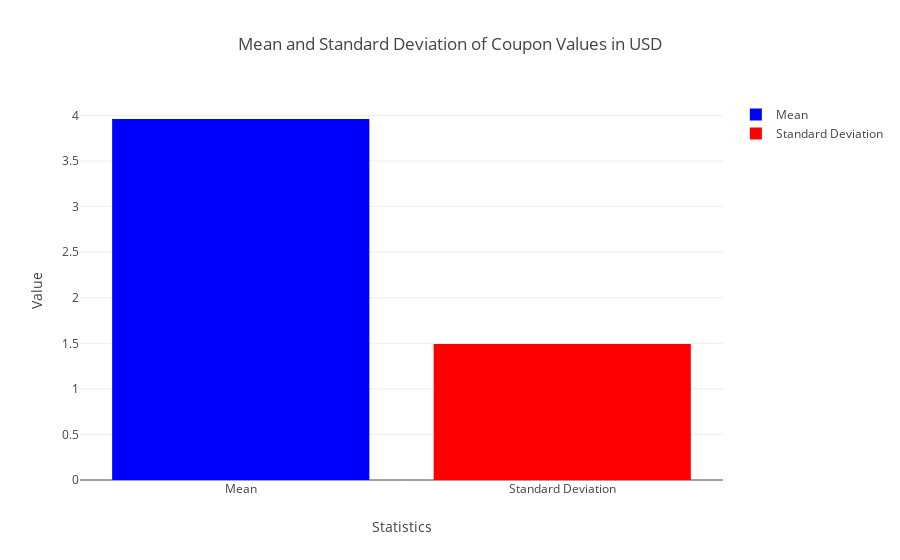

This figure's notebook cell:
### Code cell
# Mean value of coupon rates and their standard deviation

fig3 = go.Figure()

fig3.add_trace(go.Bar(
    x=['Mean'],
    y=[mean_value_usd],
    name='Mean',
    marker_color='blue'
))

# Add standard deviation
fig3.add_trace(go.Bar(
    x=['Standard Deviation'],
    y=[std_dev_usd],
    name='Standard Deviation',
    marker_color='red'
))

# Update layout
fig3.update_layout(
    title='Mean and Standard Deviation of Coupon Values in USD',
    xaxis_title='Statistics',
    yaxis_title='Value',
    showlegend=True
)

# Show the plot
fig3.show()

### Figure 1 — Plotly figure (JSON) as saved in the notebook; plotly's stock layout.template omitted (floating-point values rounded to 4 significant figures)
{"data": [{"marker": {"color": "blue"}, "name": "Mean", "type": "bar", "x": ["Mean"], "y": [3.961]}, {"marker": {"color": "red"}, "name": "Standard Deviation", "type": "bar", "x": ["Standard Deviation"], "y": [1.491]}], "layout": {"showlegend": true, "title": {"text": "Mean and Standard Deviation of Coupon Values in USD"}, "xaxis": {"title": {"text": "Statistics"}}, "yaxis": {"title": {"text": "Value"}}}}
